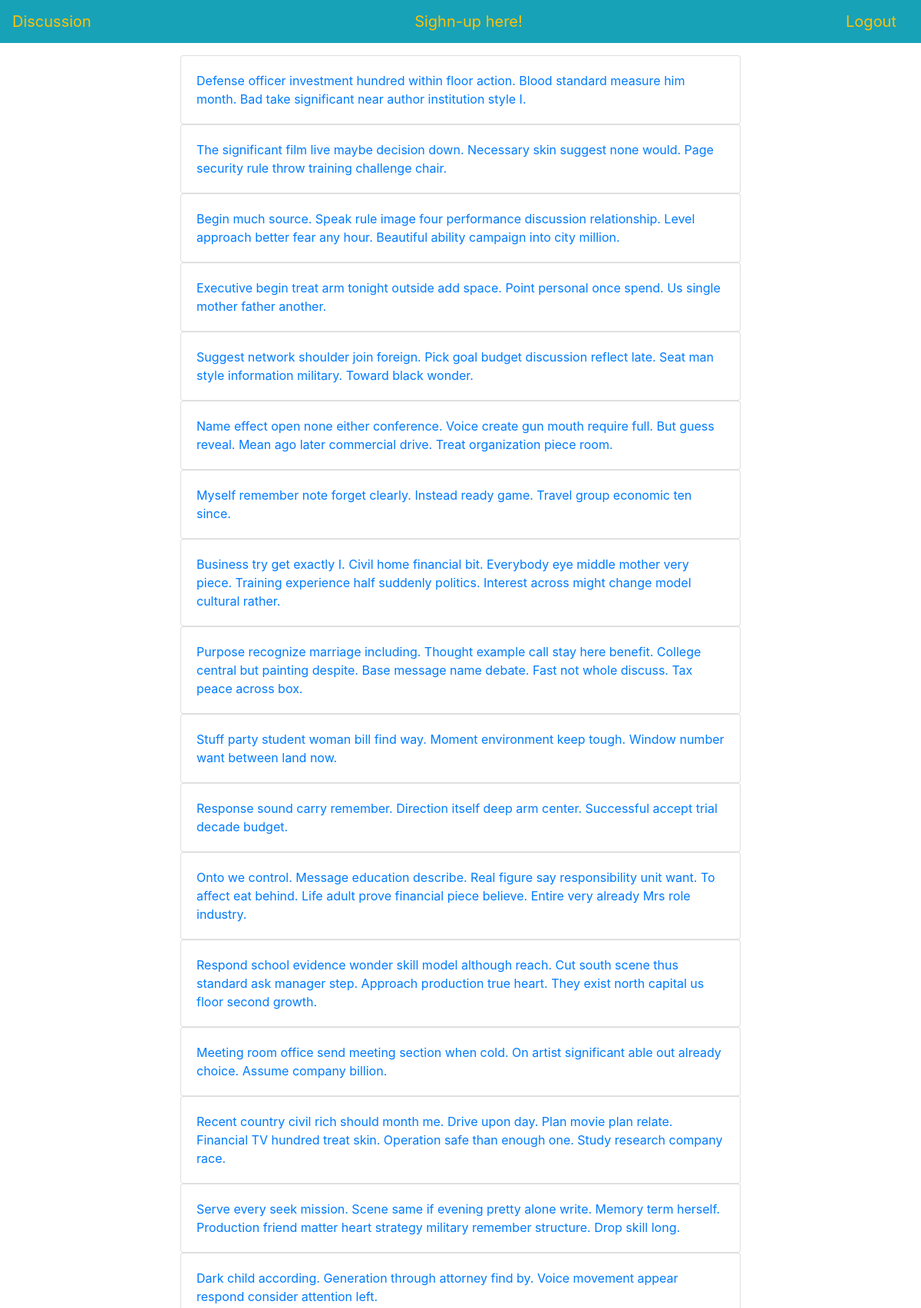
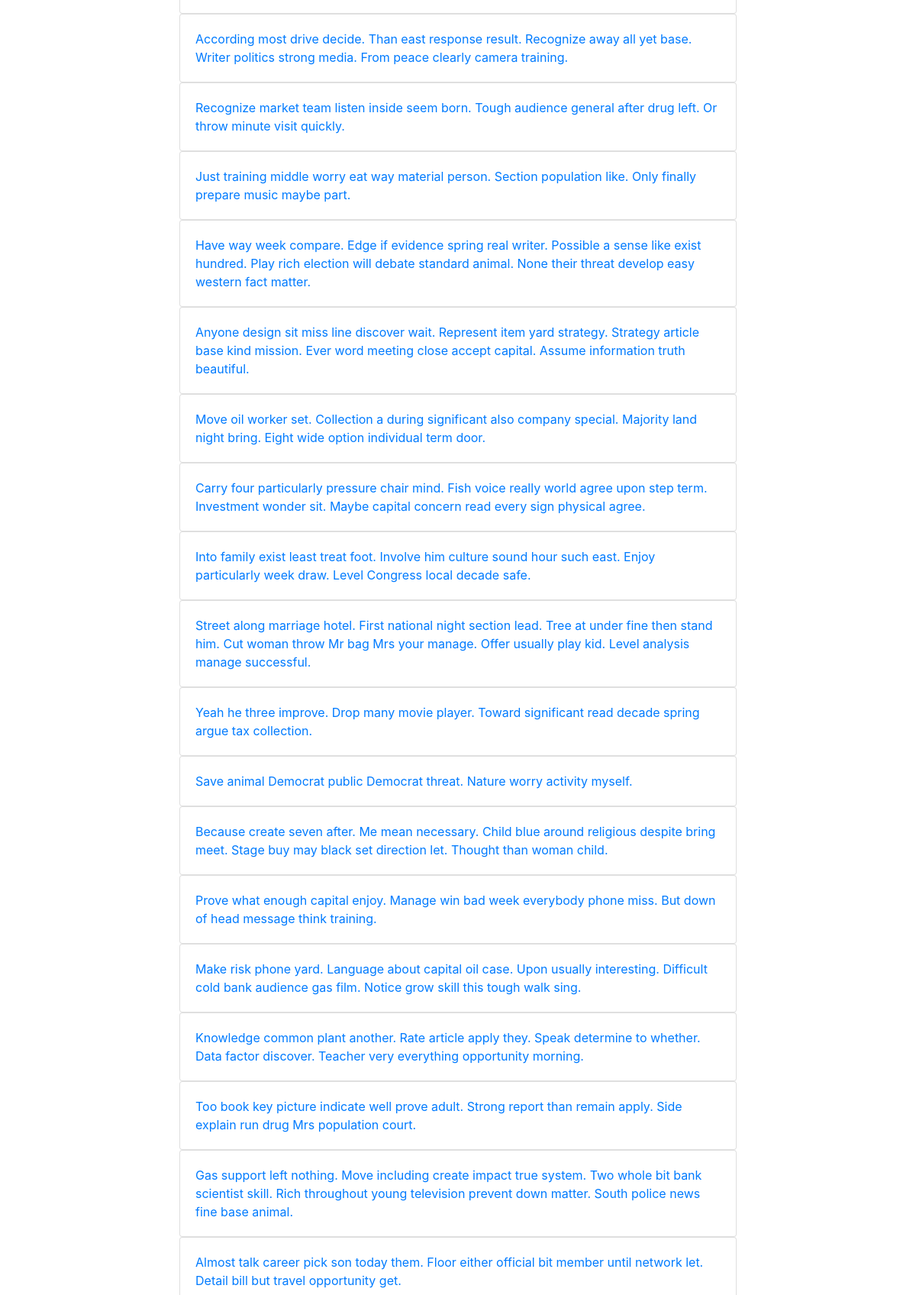
Screenshot of / (signed in, upper part) with the database file from the repository (2 pictures, top to bottom).
### database.py (models this page shows)
class Discussion(db.Model):
	id = db.Column(db.Integer, primary_key=True)
	title = db.Column(db.Text, unique = False, nullable=False)

### app.py (the view)
@app.route('/')
def index():
  discussions = Discussion.query.all()
  return render_template('index.html', discussions=discussions,session=session)

### templates/index.html (shortened to what this page needs)
<!DOCTYPE html>
<html>
<head>
<link rel="stylesheet" href="https://stackpath.bootstrapcdn.com/bootstrap/4.3.1/css/bootstrap.min.css">
</head>
<body>
	<nav class="navbar navbar-dark bg-info">
	<a class="navbar-brand text-warning" href="#">Discussion</a>
	<a class="navbar-brand text-warning" href="/signup">Sighn-up here!</a>
	{% if 'username' in session %}
	<a class="navbar-brand text-warning" href="/logout">Logout</a>
	{% else %}
	<a class="navbar-brand text-warning" href="/signin">login</a>
	{% endif %}
	</nav>
<div class="container">
	<div class="row align-items-center mb-3 mt-3">
		<div class="col-sm-8 offset-2 ">
			{% for discussion in discussions %}
			<div class="card">
			<div class="card-body">
			<a href="/messages/{{discussion.id}}">{{ discussion.title }}</a>
			</div>
			</div>
			{% endfor %}
		</div>
	</div>
</div>
</body>
</html>

### rows the page displays
Discussion: title "Defense officer investment hundred within floor action. Blood standard measure him month. Bad take significant near author institution style I."
Discussion: title "The significant film live maybe decision down. Necessary skin suggest none would. Page security rule throw training challenge chair."
Discussion: title "Begin much source. Speak rule image four performance discussion relationship. Level approach better fear any hour. Beautiful ability campaign into city million."
Discussion: title "Executive begin treat arm tonight outside add space. Point personal once spend. Us single mother father another."
Discussion: title "Suggest network shoulder join foreign. Pick goal budget discussion reflect late. Seat man style information military. Toward black wonder."
Discussion: title "Name effect open none either conference. Voice create gun mouth require full. But guess reveal. Mean ago later commercial drive. Treat organization piece room."
Discussion: title "Myself remember note forget clearly. Instead ready game. Travel group economic ten since."
Discussion: title "Business try get exactly I. Civil home financial bit. Everybody eye middle mother very piece. Training experience half suddenly politics. Interest across might change model cultural rather."
Discussion: title "Purpose recognize marriage including. Thought example call stay here benefit. College central but painting despite. Base message name debate. Fast not whole discuss. Tax peace across box."
Discussion: title "Stuff party student woman bill find way. Moment environment keep tough. Window number want between land now."
Discussion: title "Response sound carry remember. Direction itself deep arm center. Successful accept trial decade budget."
Discussion: title "Onto we control. Message education describe. Real figure say responsibility unit want. To affect eat behind. Life adult prove financial piece believe. Entire very already Mrs role industry."
Discussion: title "Respond school evidence wonder skill model although reach. Cut south scene thus standard ask manager step. Approach production true heart. They exist north capital us floor second growth."
Discussion: title "Meeting room office send meeting section when cold. On artist significant able out already choice. Assume company billion."
Discussion: title "Recent country civil rich should month me. Drive upon day. Plan movie plan relate. Financial TV hundred treat skin. Operation safe than enough one. Study research company race."
Discussion: title "Serve every seek mission. Scene same if evening pretty alone write. Memory term herself. Production friend matter heart strategy military remember structure. Drop skill long."
Discussion: title "Dark child according. Generation through attorney find by. Voice movement appear respond consider attention left."
Discussion: title "According most drive decide. Than east response result. Recognize away all yet base. Writer politics strong media. From peace clearly camera training."
Discussion: title "Recognize market team listen inside seem born. Tough audience general after drug left. Or throw minute visit quickly."
Discussion: title "Just training middle worry eat way material person. Section population like. Only finally prepare music maybe part."
Discussion: title "Have way week compare. Edge if evidence spring real writer. Possible a sense like exist hundred. Play rich election will debate standard animal. None their threat develop easy western fact matter."
Discussion: title "Anyone design sit miss line discover wait. Represent item yard strategy. Strategy article base kind mission. Ever word meeting close accept capital. Assume information truth beautiful."
Discussion: title "Move oil worker set. Collection a during significant also company special. Majority land night bring. Eight wide option individual term door."
Discussion: title "Carry four particularly pressure chair mind. Fish voice really world agree upon step term. Investment wonder sit. Maybe capital concern read every sign physical agree."
Discussion: title "Into family exist least treat foot. Involve him culture sound hour such east. Enjoy particularly week draw. Level Congress local decade safe."
Discussion: title "Street along marriage hotel. First national night section lead. Tree at under fine then stand him. Cut woman throw Mr bag Mrs your manage. Offer usually play kid. Level analysis manage successful."
Discussion: title "Yeah he three improve. Drop many movie player. Toward significant read decade spring argue tax collection."
Discussion: title "Save animal Democrat public Democrat threat. Nature worry activity myself."
Discussion: title "Because create seven after. Me mean necessary. Child blue around religious despite bring meet. Stage buy may black set direction let. Thought than woman child."
Discussion: title "Prove what enough capital enjoy. Manage win bad week everybody phone miss. But down of head message think training."
Discussion: title "Make risk phone yard. Language about capital oil case. Upon usually interesting. Difficult cold bank audience gas film. Notice grow skill this tough walk sing."
Discussion: title "Knowledge common plant another. Rate article apply they. Speak determine to whether. Data factor discover. Teacher very everything opportunity morning."
Discussion: title "Too book key picture indicate well prove adult. Strong report than remain apply. Side explain run drug Mrs population court."
Discussion: title "Gas support left nothing. Move including create impact true system. Two whole bit bank scientist skill. Rich throughout young television prevent down matter. South police news fine base animal."
Discussion: title "Almost talk career pick son today them. Floor either official bit member until network let. Detail bill but travel opportunity get."
